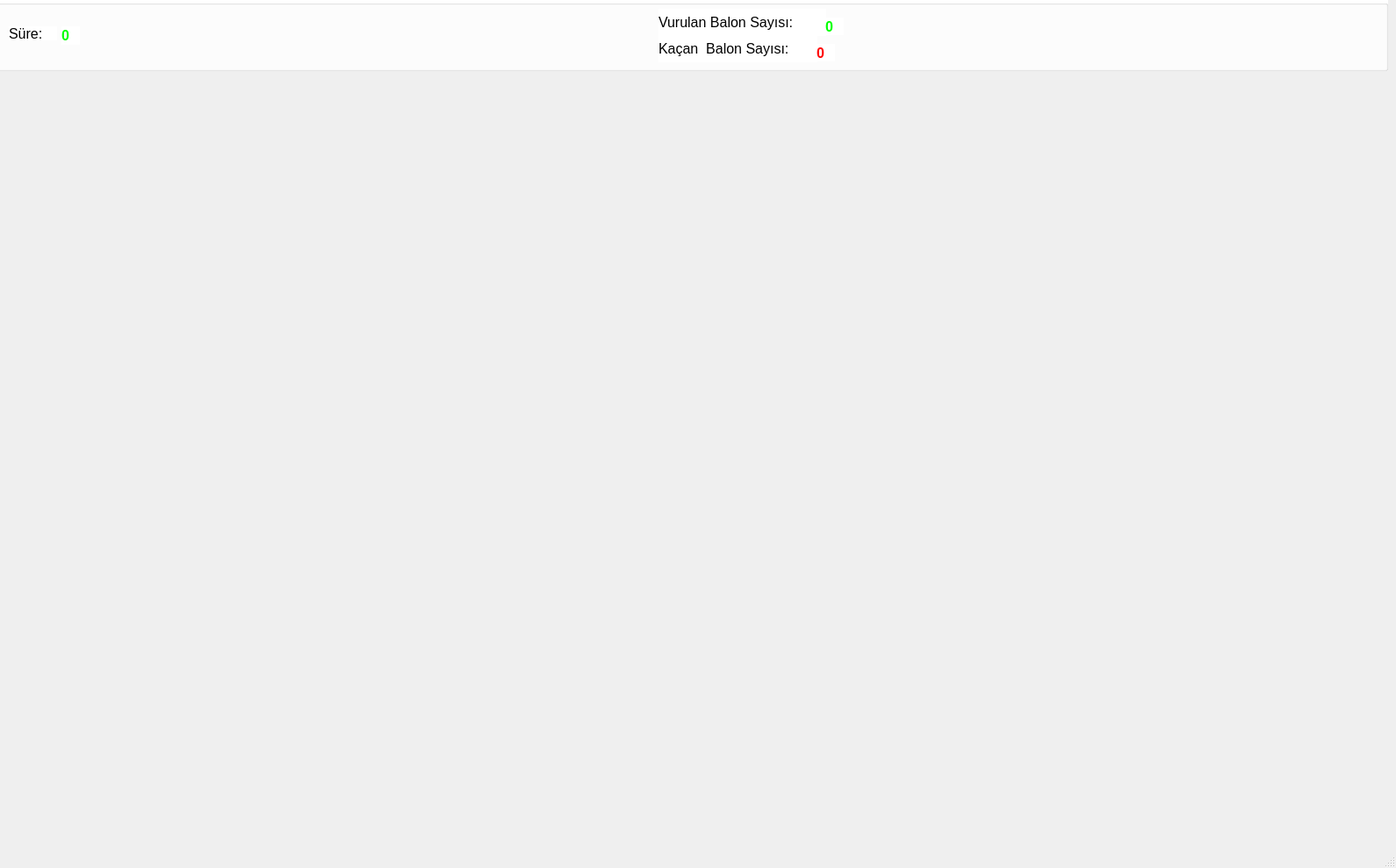
<?xml version="1.0" encoding="UTF-8"?>
<ui version="4.0">
 <class>MainWindow</class>
 <widget class="QMainWindow" name="MainWindow">
  <property name="enabled">
   <bool>true</bool>
  </property>
  <property name="geometry">
   <rect>
    <x>0</x>
    <y>0</y>
    <width>1590</width>
    <height>989</height>
   </rect>
  </property>
  <property name="sizePolicy">
   <sizepolicy hsizetype="Preferred" vsizetype="Preferred">
    <horstretch>0</horstretch>
    <verstretch>0</verstretch>
   </sizepolicy>
  </property>
  <property name="maximumSize">
   <size>
    <width>16777215</width>
    <height>16777215</height>
   </size>
  </property>
  <property name="font">
   <font>
    <weight>50</weight>
    <italic>false</italic>
    <bold>false</bold>
   </font>
  </property>
  <property name="windowTitle">
   <string>                                                                                                                                                                                                                MainWindow</string>
  </property>
  <property name="styleSheet">
   <string notr="true">#centralwidget{
border-image: url(:/arkaplan/images/arkaplan.jpg);
}</string>
  </property>
  <widget class="QWidget" name="centralwidget">
   <widget class="QGroupBox" name="groupBox">
    <property name="geometry">
     <rect>
      <x>-10</x>
      <y>0</y>
      <width>1591</width>
      <height>81</height>
     </rect>
    </property>
    <property name="styleSheet">
     <string notr="true">background-color: rgb(255, 255, 255);</string>
    </property>
    <property name="title">
     <string/>
    </property>
    <widget class="QLabel" name="label_Vurulan">
     <property name="geometry">
      <rect>
       <x>760</x>
       <y>10</y>
       <width>191</width>
       <height>31</height>
      </rect>
     </property>
     <property name="font">
      <font>
       <pointsize>12</pointsize>
       <weight>50</weight>
       <bold>false</bold>
      </font>
     </property>
     <property name="text">
      <string>Vurulan Balon Sayısı:</string>
     </property>
    </widget>
    <widget class="QLabel" name="label_Vurulan_2">
     <property name="geometry">
      <rect>
       <x>760</x>
       <y>40</y>
       <width>181</width>
       <height>31</height>
      </rect>
     </property>
     <property name="font">
      <font>
       <pointsize>12</pointsize>
      </font>
     </property>
     <property name="text">
      <string>Kaçan  Balon Sayısı:</string>
     </property>
    </widget>
    <widget class="QLabel" name="label_vurulandeger">
     <property name="geometry">
      <rect>
       <x>950</x>
       <y>20</y>
       <width>21</width>
       <height>20</height>
      </rect>
     </property>
     <property name="palette">
      <palette>
       <active>
        <colorrole role="WindowText">
         <brush brushstyle="SolidPattern">
          <color alpha="255">
           <red>0</red>
           <green>255</green>
           <blue>0</blue>
          </color>
         </brush>
        </colorrole>
        <colorrole role="Button">
         <brush brushstyle="SolidPattern">
          <color alpha="255">
           <red>255</red>
           <green>255</green>
           <blue>255</blue>
          </color>
         </brush>
        </colorrole>
        <colorrole role="Base">
         <brush brushstyle="SolidPattern">
          <color alpha="255">
           <red>255</red>
           <green>255</green>
           <blue>255</blue>
          </color>
         </brush>
        </colorrole>
        <colorrole role="Window">
         <brush brushstyle="SolidPattern">
          <color alpha="255">
           <red>255</red>
           <green>255</green>
           <blue>255</blue>
          </color>
         </brush>
        </colorrole>
       </active>
       <inactive>
        <colorrole role="WindowText">
         <brush brushstyle="SolidPattern">
          <color alpha="255">
           <red>0</red>
           <green>255</green>
           <blue>0</blue>
          </color>
         </brush>
        </colorrole>
        <colorrole role="Button">
         <brush brushstyle="SolidPattern">
          <color alpha="255">
           <red>255</red>
           <green>255</green>
           <blue>255</blue>
          </color>
         </brush>
        </colorrole>
        <colorrole role="Base">
         <brush brushstyle="SolidPattern">
          <color alpha="255">
           <red>255</red>
           <green>255</green>
           <blue>255</blue>
          </color>
         </brush>
        </colorrole>
        <colorrole role="Window">
         <brush brushstyle="SolidPattern">
          <color alpha="255">
           <red>255</red>
           <green>255</green>
           <blue>255</blue>
          </color>
         </brush>
        </colorrole>
       </inactive>
       <disabled>
        <colorrole role="WindowText">
         <brush brushstyle="SolidPattern">
          <color alpha="255">
           <red>120</red>
           <green>120</green>
           <blue>120</blue>
          </color>
         </brush>
        </colorrole>
        <colorrole role="Button">
         <brush brushstyle="SolidPattern">
          <color alpha="255">
           <red>255</red>
           <green>255</green>
           <blue>255</blue>
          </color>
         </brush>
        </colorrole>
        <colorrole role="Base">
         <brush brushstyle="SolidPattern">
          <color alpha="255">
           <red>255</red>
           <green>255</green>
           <blue>255</blue>
          </color>
         </brush>
        </colorrole>
        <colorrole role="Window">
         <brush brushstyle="SolidPattern">
          <color alpha="255">
           <red>255</red>
           <green>255</green>
           <blue>255</blue>
          </color>
         </brush>
        </colorrole>
       </disabled>
      </palette>
     </property>
     <property name="font">
      <font>
       <pointsize>12</pointsize>
       <weight>75</weight>
       <bold>true</bold>
      </font>
     </property>
     <property name="text">
      <string>0</string>
     </property>
    </widget>
    <widget class="QLabel" name="label_kacandeger">
     <property name="geometry">
      <rect>
       <x>940</x>
       <y>50</y>
       <width>21</width>
       <height>20</height>
      </rect>
     </property>
     <property name="palette">
      <palette>
       <active>
        <colorrole role="WindowText">
         <brush brushstyle="SolidPattern">
          <color alpha="255">
           <red>255</red>
           <green>0</green>
           <blue>0</blue>
          </color>
         </brush>
        </colorrole>
        <colorrole role="Button">
         <brush brushstyle="SolidPattern">
          <color alpha="255">
           <red>255</red>
           <green>255</green>
           <blue>255</blue>
          </color>
         </brush>
        </colorrole>
        <colorrole role="Base">
         <brush brushstyle="SolidPattern">
          <color alpha="255">
           <red>255</red>
           <green>255</green>
           <blue>255</blue>
          </color>
         </brush>
        </colorrole>
        <colorrole role="Window">
         <brush brushstyle="SolidPattern">
          <color alpha="255">
           <red>255</red>
           <green>255</green>
           <blue>255</blue>
          </color>
         </brush>
        </colorrole>
       </active>
       <inactive>
        <colorrole role="WindowText">
         <brush brushstyle="SolidPattern">
          <color alpha="255">
           <red>255</red>
           <green>0</green>
           <blue>0</blue>
          </color>
         </brush>
        </colorrole>
        <colorrole role="Button">
         <brush brushstyle="SolidPattern">
          <color alpha="255">
           <red>255</red>
           <green>255</green>
           <blue>255</blue>
          </color>
         </brush>
        </colorrole>
        <colorrole role="Base">
         <brush brushstyle="SolidPattern">
          <color alpha="255">
           <red>255</red>
           <green>255</green>
           <blue>255</blue>
          </color>
         </brush>
        </colorrole>
        <colorrole role="Window">
         <brush brushstyle="SolidPattern">
          <color alpha="255">
           <red>255</red>
           <green>255</green>
           <blue>255</blue>
          </color>
         </brush>
        </colorrole>
       </inactive>
       <disabled>
        <colorrole role="WindowText">
         <brush brushstyle="SolidPattern">
          <color alpha="255">
           <red>120</red>
           <green>120</green>
           <blue>120</blue>
          </color>
         </brush>
        </colorrole>
        <colorrole role="Button">
         <brush brushstyle="SolidPattern">
          <color alpha="255">
           <red>255</red>
           <green>255</green>
           <blue>255</blue>
          </color>
         </brush>
        </colorrole>
        <colorrole role="Base">
         <brush brushstyle="SolidPattern">
          <color alpha="255">
           <red>255</red>
           <green>255</green>
           <blue>255</blue>
          </color>
         </brush>
        </colorrole>
        <colorrole role="Window">
         <brush brushstyle="SolidPattern">
          <color alpha="255">
           <red>255</red>
           <green>255</green>
           <blue>255</blue>
          </color>
         </brush>
        </colorrole>
       </disabled>
      </palette>
     </property>
     <property name="font">
      <font>
       <pointsize>12</pointsize>
       <weight>75</weight>
       <bold>true</bold>
      </font>
     </property>
     <property name="text">
      <string>0</string>
     </property>
    </widget>
    <widget class="QLabel" name="label_sure">
     <property name="geometry">
      <rect>
       <x>20</x>
       <y>30</y>
       <width>55</width>
       <height>16</height>
      </rect>
     </property>
     <property name="font">
      <font>
       <pointsize>12</pointsize>
       <weight>50</weight>
       <bold>false</bold>
      </font>
     </property>
     <property name="text">
      <string>Süre:</string>
     </property>
    </widget>
    <widget class="QLabel" name="label_suredeger">
     <property name="geometry">
      <rect>
       <x>80</x>
       <y>30</y>
       <width>21</width>
       <height>21</height>
      </rect>
     </property>
     <property name="palette">
      <palette>
       <active>
        <colorrole role="WindowText">
         <brush brushstyle="SolidPattern">
          <color alpha="255">
           <red>0</red>
           <green>255</green>
           <blue>0</blue>
          </color>
         </brush>
        </colorrole>
        <colorrole role="Button">
         <brush brushstyle="SolidPattern">
          <color alpha="255">
           <red>255</red>
           <green>255</green>
           <blue>255</blue>
          </color>
         </brush>
        </colorrole>
        <colorrole role="Base">
         <brush brushstyle="SolidPattern">
          <color alpha="255">
           <red>255</red>
           <green>255</green>
           <blue>255</blue>
          </color>
         </brush>
        </colorrole>
        <colorrole role="Window">
         <brush brushstyle="SolidPattern">
          <color alpha="255">
           <red>255</red>
           <green>255</green>
           <blue>255</blue>
          </color>
         </brush>
        </colorrole>
       </active>
       <inactive>
        <colorrole role="WindowText">
         <brush brushstyle="SolidPattern">
          <color alpha="255">
           <red>0</red>
           <green>255</green>
           <blue>0</blue>
          </color>
         </brush>
        </colorrole>
        <colorrole role="Button">
         <brush brushstyle="SolidPattern">
          <color alpha="255">
           <red>255</red>
           <green>255</green>
           <blue>255</blue>
          </color>
         </brush>
        </colorrole>
        <colorrole role="Base">
         <brush brushstyle="SolidPattern">
          <color alpha="255">
           <red>255</red>
           <green>255</green>
           <blue>255</blue>
          </color>
         </brush>
        </colorrole>
        <colorrole role="Window">
         <brush brushstyle="SolidPattern">
          <color alpha="255">
           <red>255</red>
           <green>255</green>
           <blue>255</blue>
          </color>
         </brush>
        </colorrole>
       </inactive>
       <disabled>
        <colorrole role="WindowText">
         <brush brushstyle="SolidPattern">
          <color alpha="255">
           <red>120</red>
           <green>120</green>
           <blue>120</blue>
          </color>
         </brush>
        </colorrole>
        <colorrole role="Button">
         <brush brushstyle="SolidPattern">
          <color alpha="255">
           <red>255</red>
           <green>255</green>
           <blue>255</blue>
          </color>
         </brush>
        </colorrole>
        <colorrole role="Base">
         <brush brushstyle="SolidPattern">
          <color alpha="255">
           <red>255</red>
           <green>255</green>
           <blue>255</blue>
          </color>
         </brush>
        </colorrole>
        <colorrole role="Window">
         <brush brushstyle="SolidPattern">
          <color alpha="255">
           <red>255</red>
           <green>255</green>
           <blue>255</blue>
          </color>
         </brush>
        </colorrole>
       </disabled>
      </palette>
     </property>
     <property name="font">
      <font>
       <pointsize>12</pointsize>
       <weight>75</weight>
       <bold>true</bold>
      </font>
     </property>
     <property name="text">
      <string>0</string>
     </property>
    </widget>
   </widget>
  </widget>
  <widget class="QStatusBar" name="statusBar"/>
 </widget>
 <resources/>
 <connections/>
</ui>
